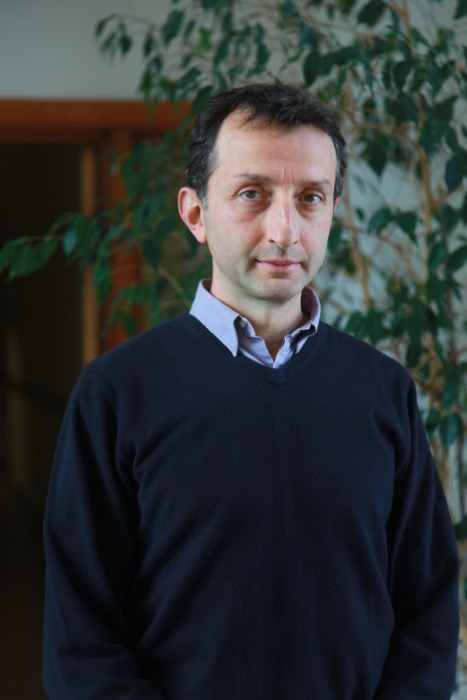
//> input picture Assignment 1/report/yyemez.jpg, 467 x 700 px
$ ./proj1_test_filtering   (built with g++ and OpenCV 4)
//> lines starting //> are read from the running program, lines starting //| are printed output that depends on the picture

/*This script has test cases to help you test myFilter() which you will
write.You should verify that you get reasonable output here before using
your filtering to construct a hybrid image in proj1.cpp.The outputs are
all saved and you can include them in your writeup. You can add calls to
filter2D() if you want to check that myFilter() is doing something
similar.*/

#include "opencv2/imgproc/imgproc.hpp"
#include <opencv2/highgui/highgui.hpp>
#include <stdio.h>
#include <iostream>

using namespace cv;
using namespace std;

Mat myFilter(Mat, Mat, int);


enum border { Border_Replicate, Border_Reflect, Border_Constant };

Mat myFilter(Mat im, Mat filter, int borderType = Border_Constant)
{
	/*This function is intended to behave like the built in function filter2D()

	Your function should work for color images. Simply filter each color
	channel independently.

	Your function should work for filters of any width and height
	combination, as long as the width and height are odd(e.g. 1, 7, 9).This
	restriction makes it unambigious which pixel in the filter is the center
	pixel.

	Boundary handling can be tricky.The filter can't be centered on pixels
	at the image boundary without parts of the filter being out of bounds.
	There are several options to deal with boundaries. -- pad the input image with zeros, and
	return a filtered image which matches the input resolution. A better
	approach is to mirror the image content over the boundaries for padding.*/

	Mat outI;

	// initilize our result with zeros

	outI = Mat::zeros(im.rows, im.cols, im.type());

	int filterHeight = filter.rows/2;
	int filterWidth = filter.cols/2;
	int numRows = im.rows;
	int numCols = im.cols;
	int channels = im.channels();

	// Our images are CV_64FC3
	// 64bit floating point (double) type, with 3 channels
	cout << "filter = " << endl << " " << filter << endl << endl;
	// [6 lines of commented-out code are left out]
	Mat frame;

	frame = Mat::zeros(filter.rows, filter.cols, CV_64F);

	// pointer to relevant row of image
	double* My = NULL;

	// Note that we have to separate different channels and combine them together
	// Equivalently we can handle this by locating neighbor pixels with distanced by 3 instead of 1
	int indexX, indexY;
	bool indicatorX, indicatorY;

	for (int m = 0; m < numRows; m++) {
		for (int n = 0; n < numCols * channels; n++) {
			for (int j = -filterHeight; j <= filterHeight; j++) {
				indexY = m + j;
				indicatorY = false;
				if (indexY < 0 || indexY >= im.rows) {
					if (borderType == Border_Replicate) {
						if (indexY < 0) {
							indexY = 0;
						}
						else {
							indexY = im.rows - 1;
						}
					}
					else if (borderType == Border_Reflect) {
						if (indexY < 0) {
							indexY += 2 * -indexY - 1;
						}
						else {
							indexY -= 2 * (indexY - im.rows) + 1;
						}
					}
					else {
						// make indicator true to indicate we will put 0 to frame array
						indicatorY = true;
					}
				}
				if (!indicatorY)
					My = im.ptr<double>(indexY);
				for (int i = -filterWidth; i <= filterWidth; i++) {
					indexX = n + i * channels;
					indicatorX = false;
					if (indexX < 0 || indexX >= im.cols * channels) {
						if (borderType == Border_Replicate) {
							if (indexX < 0) {
								indexX = (indexX + im.cols * channels) % channels;
							}
							else {
								indexX = (indexX) % channels + (im.cols - 1) * channels;
							}
						}
						else if (borderType == Border_Reflect) {
							if (indexX < 0) {
								indexX += (2 * ((-indexX - 1) / channels) + 1) * im.channels();
							}
							else {
								indexX -= (2 * ((indexX - im.cols) / im.channels()) + 1) * im.channels();
							}
						}
						else {
							// make indicator true to indicate we will put 0 to frame array
							indicatorX = true;
						}
					}
					if (indicatorX || indicatorY) {
						frame.at<double>(j + filterHeight, i + filterWidth) = 0;
						//frame.ptr<double>(j + filterHeight)[i + filterWidth] = 0;
					}
					else {
						frame.at<double>(j + filterHeight, i + filterWidth) = My[indexX];
						//frame.ptr<double>(j + filterHeight)[i + filterWidth] = My[indexX];
					}
				}
			}
			//cout << "frame = " << endl << " " << frame << endl << endl;
			//cout << "filter = " << endl << " " << filter << endl << endl;
			multiply(filter, frame, frame);
			//cout << "frame after mult= " << endl << " " << frame << endl << endl;
			double res = sum(frame)[0];
			//cout << res << " ";
			outI.ptr<double>(m)[n] = res;
		}
	}
	return outI;

}

int main()
{
	//// Setup  ////
	//Load the test image
	Mat test_image = imread("./data/yyemez.jpg");
//> test_image is the input picture: 700 rows x 467 cols, CV_8UC3; mean B, G, R 53.6, 53.4, 48.9
	if (!test_image.data)                              // Check for invalid image
	{
		cout << "Could not open or find the image" << std::endl;
		return -1;
	}
	imshow("Test image", test_image);                   // Show the test image.
	//waitKey(0);                                          // Wait for a keystroke in the window
	test_image.convertTo(test_image, CV_64FC3);
//> test_image: 700 rows x 467 cols, CV_64FC3

	//// Identify filter  ////
	//This filter should do nothing regardless of the padding method you use.
	Mat identity_filter = (Mat_<double>(3, 3) << 0, 0, 0, 0, 1, 0, 0, 0, 0);
	//cout << identity_filter.at<double>(0,0);
	Mat identity_image = myFilter(test_image, identity_filter);
//> after the loop in myFilter, `for (int m = 0; m < numRows; m++)`: indexY = 700; indicatorY = true; indexX = 1403; indicatorX = true; frame = [[0, 0, 0], [0, 108, 0], [0, 0, 0]]
	identity_image.convertTo(identity_image, CV_8UC3);
	imshow("Identity image", identity_image);
	//waitKey(0);
	imwrite("identity_image.jpg", identity_image); //save the identity image as jpeg


	////  Small blur with a box filter ////
	//This filter should remove some high frequencies
	Mat blur_filter = (Mat_<double>(3, 3) << 1, 1, 1, 1, 1, 1, 1, 1, 1);
	blur_filter = blur_filter / sum(blur_filter)[0]; //making the filter sum to 1
	Mat blur_image = myFilter(test_image, blur_filter);
	blur_image.convertTo(blur_image, CV_8UC3);
	imshow("Blur image", blur_image);
	//waitKey(0);
	imwrite("blur_image.jpg", blur_image); //save the blur image as jpeg

	////   Large blur  ////
	//This blur would be slow to do directly, so we instead use the fact that
	//Gaussian blurs are separable and blur sequentially in each direction.
	Mat large_1d_blur_filter = getGaussianKernel(25, 10, CV_64F);
	Mat large_blur_image = myFilter(test_image, large_1d_blur_filter);
	large_blur_image = myFilter(large_blur_image, large_1d_blur_filter.t()); //notice the t() operator which transposes the filter
//> call 4 of myFilter, with borderType = 2
//| filter =
//> (the first 1 of 2 printed lines)
//> after the loop in myFilter (call 4), `for (int m = 0; m < numRows; m++)`:
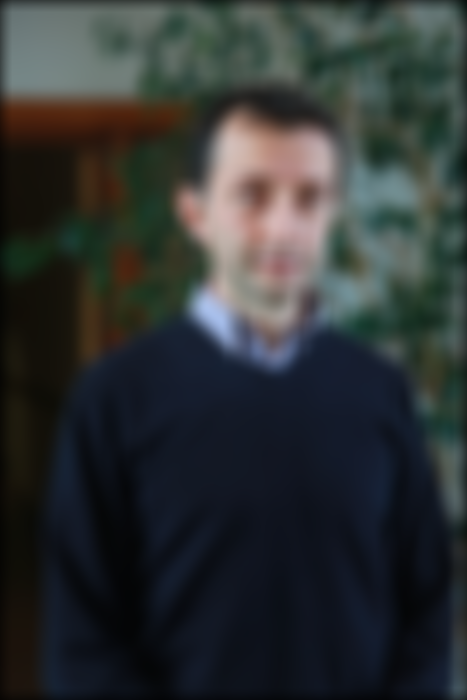
//> outI: 700 rows x 467 cols, CV_64FC3; mean B, G, R 52.5, 52.2, 47.9
	large_blur_image.convertTo(large_blur_image, CV_8UC3);
	imshow("Large blur image", large_blur_image); //waitKey(0);
	imwrite("large_blur_image.jpg", large_blur_image); //save the large blur image as jpeg


	////  Oriented filter(Sobel Operator)  ////
	Mat sobel_filter = (Mat_<double>(3, 3) << -1, 0, 1, -2, 0, 2, -1, 0, 1); //should respond to horizontal gradients
	Mat sobel_image = myFilter(test_image, sobel_filter);
//> after the loop in myFilter (call 5), `for (int m = 0; m < numRows; m++)`:
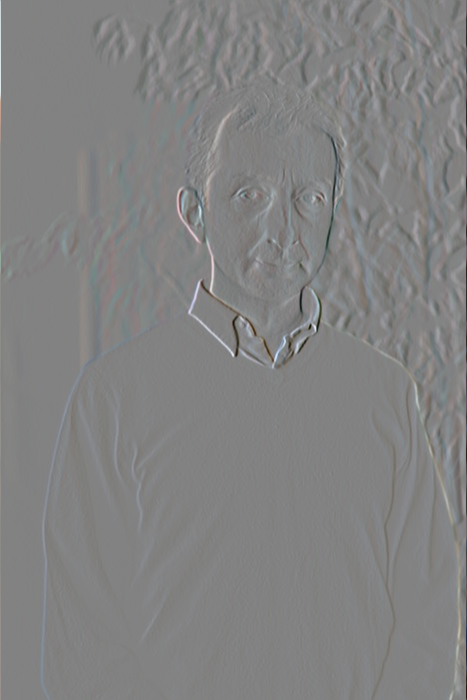
//> outI: 700 rows x 467 cols, CV_64FC3; mean B, G, R 0.5, 0.5, 0.3; drawn with min black and max white

	//the scalar value is added because the output image is centered around zero otherwise and mostly black
	sobel_image = sobel_image + Scalar(0.5, 0.5, 0.5) * 255;
	sobel_image.convertTo(sobel_image, CV_8UC3);
	imshow("Sobel image",sobel_image); //waitKey(0);
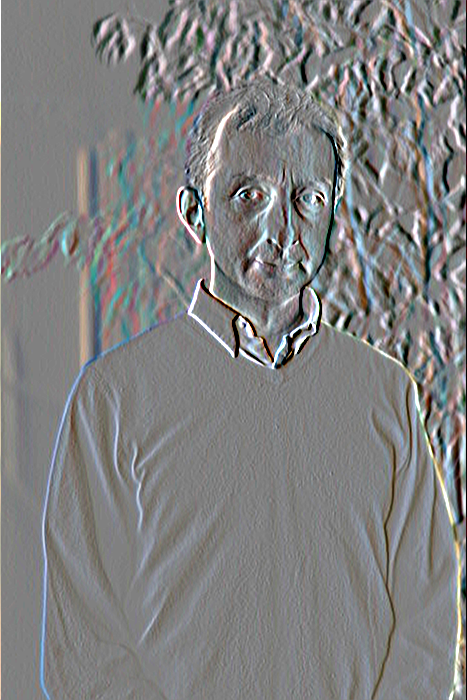
//> window 'Sobel image': 700 rows x 467 cols, CV_8UC3; mean B, G, R 128.2, 128.2, 127.9
	imwrite("sobel_image.jpg", sobel_image);


	////  High pass filter(Discrete Laplacian)   ////
	Mat laplacian_filter = (Mat_<double>(3, 3) << 0, 1, 0, 1, -4, 1, 0, 1, 0);
	Mat laplacian_image = myFilter(test_image, laplacian_filter);
//> after the loop in myFilter (call 6), `for (int m = 0; m < numRows; m++)`:
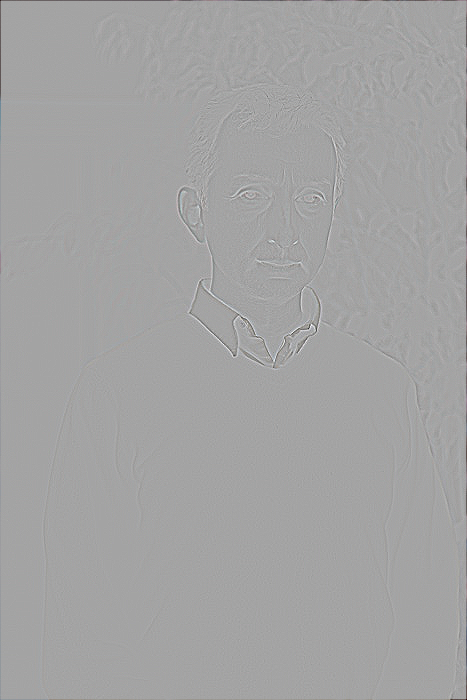
//> outI: 700 rows x 467 cols, CV_64FC3; mean B, G, R -0.4, -0.4, -0.4; drawn with min black and max white
	//the scalar value is added because the output image is centered around zero otherwise and mostly black
	laplacian_image = laplacian_image + Scalar(0.5, 0.5, 0.5) * 255;
	laplacian_image.convertTo(laplacian_image, CV_8UC3);
	imshow("Laplacian image",laplacian_image); //waitKey(0);
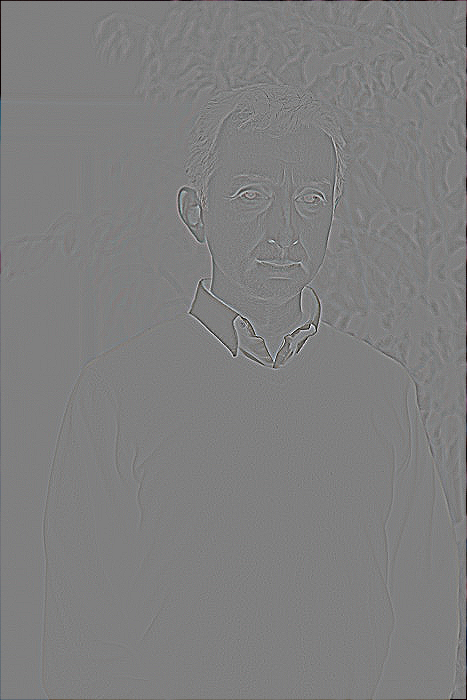
//> window 'Laplacian image': 700 rows x 467 cols, CV_8UC3; mean B, G, R 127.1, 127.1, 127.1
	imwrite("laplacian_image.jpg", laplacian_image);

	//// High pass "filter" alternative  ////
	blur_image.convertTo(blur_image, CV_64FC3);
	Mat high_pass_image = test_image - blur_image; //simply subtract the low frequency content
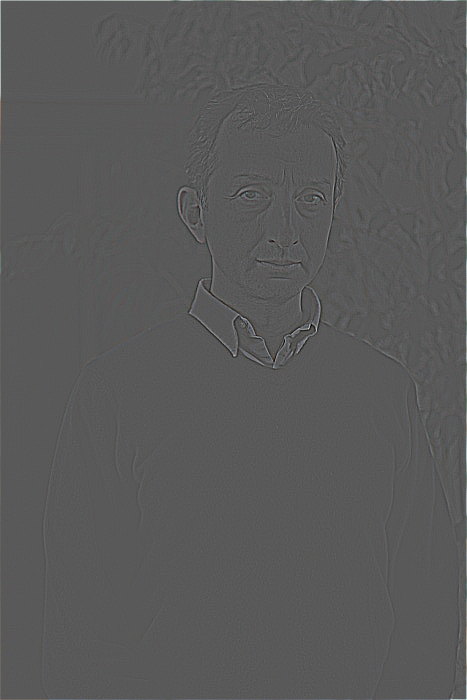
//> high_pass_image: 700 rows x 467 cols, CV_64FC3; mean B, G, R 0.1, 0.1, 0.1; drawn with min black and max white

	//the scalar value is added because the output image is centered around zero otherwise and mostly black
	high_pass_image = high_pass_image +Scalar(0.5, 0.5, 0.5) * 255;
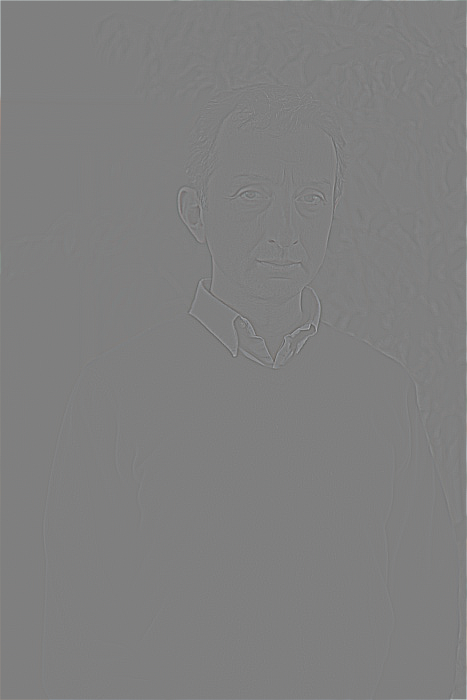
//> high_pass_image: 700 rows x 467 cols, CV_64FC3; mean B, G, R 127.6, 127.6, 127.6
	high_pass_image.convertTo(high_pass_image, CV_8UC3);
//> high_pass_image: 700 rows x 467 cols, CV_8UC3
	imshow("high pass image", high_pass_image); waitKey(0);
	imwrite("high_pass_image.jpg", high_pass_image);

}
